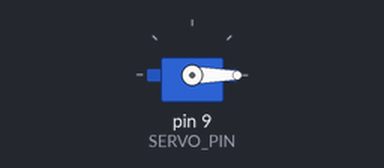
The sketch below on a simulated Arduino Uno, built with avr-gcc and run on an emulated ATmega328P. On the bench: servo.

Above: at 0.05 s.
At 2.0 s:
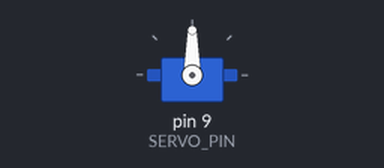
At 3.0 s:
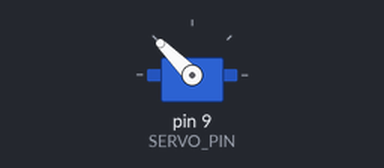
At 4.0 s:
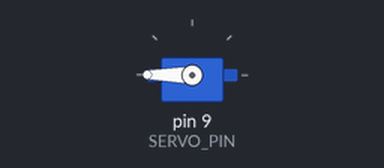
Timing chart, 0 to 5.2 s (numbered marks = the images above):
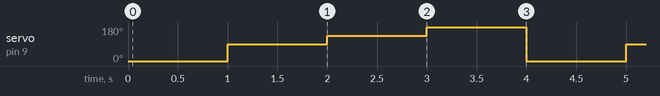

The sketch:

Day10Exercise7.ino
```cpp
#include <Arduino.h>
#include <Servo.h>

Servo myservo;

const char SERVO_PIN = 9;

void setup() {
    myservo.attach(SERVO_PIN, 500, 2400);
}

void loop() {
    myservo.write(0);
    delay(1000);
    myservo.write(90);
    delay(1000);
    myservo.write(135);
    delay(1000);
    myservo.write(180);
    delay(1000);
}
```

Measured:
- by itself, servo on pin 9 (SERVO_PIN): repeats every 4.0 s: 135° 1.0 s, 180° 1.0 s, 0° 1.0 s, 90° 1.0 s
